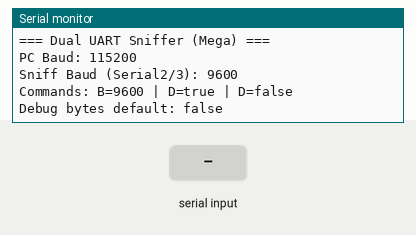
A sketch run on a simulated Arduino Mega 2560, built with avr-gcc and run on an emulated ATmega2560. Parts: the last lines printed to the serial monitor. Inputs (shaded band) come from the test bench.

Above: at 1.2 s.
1.3 s: "B=\n" received over Serial
At 2.5 s:
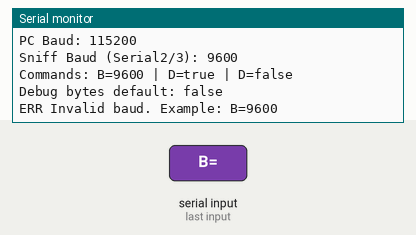
2.8 s: "B=\n" received over the second serial link
At 3.7 s:
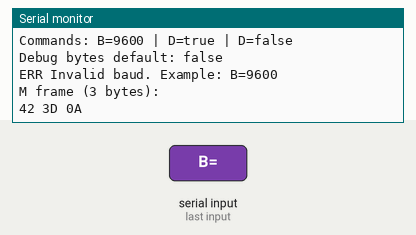
4.3 s: "D=\n" received over Serial
At 5.0 s:
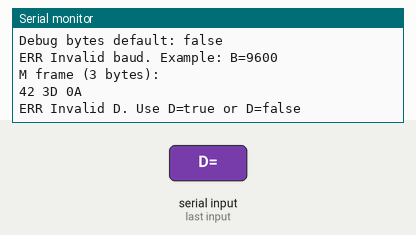
5.8 s: "true\n" received over the second serial link
At 7.0 s:
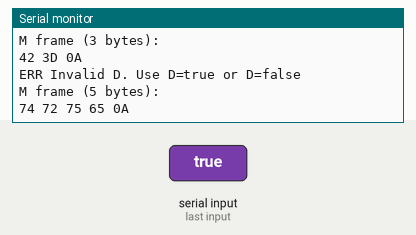
7.3 s: "true\n" received over Serial
At 8.5 s:
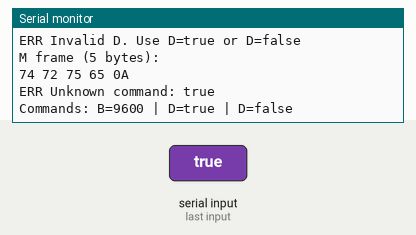
8.8 s: "1\n" received over the second serial link
At 9.5 s:
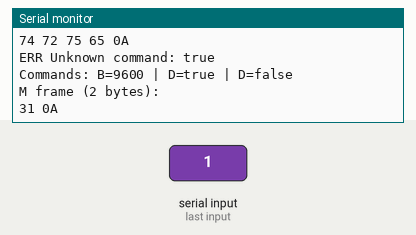

Measured:
- after the input at 1.3 s, the serial monitor: prints a new line at once (image 1)
- after the input at 2.8 s, the serial monitor: prints a new line at once (image 2)
- after the input at 4.3 s, the serial monitor: prints a new line at once (image 3)
- after the input at 5.8 s, the serial monitor: prints a new line at once (image 4)
- after the input at 7.3 s, the serial monitor: prints a new line at once (image 5)
- after the input at 8.8 s, the serial monitor: prints a new line at once (image 6)

The sketch:

mega.ino
```cpp
/*
  Dual UART Sniffer for Arduino Mega

  - Channel M (Motor/Controller): Serial2  (RX2 pin 17)
  - Channel L (LCD/Display):      Serial3  (RX3 pin 15)
  - PC Monitor:                   Serial   (USB)

  Commands from PC (Serial):
    B=9600        -> set baud rate for Serial2 & Serial3 (hot change)
    D=true        -> enable byte-by-byte debug
    D=false       -> disable byte-by-byte debug
*/

#include <Arduino.h>

// ---------------------- Config ----------------------
static uint32_t pcBaud = 115200;     // Serial (USB) baud
static uint32_t sniffBaud = 9600;    // Initial baud for Serial2/Serial3

// Frame segmentation by "silence gap":
static const uint16_t FRAME_GAP_MS = 25;  // if no bytes for this long -> flush buffer as a "frame"

// Buffers:
static const uint16_t BUFLEN = 128;       // increase if you expect longer frames

// Known packet detection (from original sketch):
static const uint8_t START_MOTOR = 0x43;
static const uint8_t LEN_MOTOR   = 9;
static const uint8_t START_LCD   = 0x59;
static const uint8_t LEN_LCD     = 7;

// ---------------------- State ----------------------
struct ChanState {
  uint8_t  buf[BUFLEN];
  uint16_t pos = 0;
  bool     overflow = false;
  uint32_t lastByteMs = 0;
};

ChanState chM; // Serial2
ChanState chL; // Serial3

bool debugBytes = false;

// ---------------------- Utils ----------------------
static void printHex2(uint8_t b) {
  if (b < 0x10) Serial.print('0');
  Serial.print(b, HEX);
}

static uint8_t chk8_add(uint8_t bval, uint8_t cval) {
  return (uint8_t)((bval + cval) & 0xFF);
}

static void bufClear(ChanState &ch) {
  ch.pos = 0;
  ch.overflow = false;
  // no need to zero the buffer for performance; optional:
  // memset(ch.buf, 0, BUFLEN);
}

static void bufAdd(ChanState &ch, uint8_t b) {
  if (ch.pos < BUFLEN) {
    ch.buf[ch.pos++] = b;
  } else {
    ch.overflow = true; // we still keep reading bytes but won't store more
  }
  ch.lastByteMs = millis();
}

static int16_t findPacket(const ChanState &ch, uint8_t start, uint8_t len) {
  if (len < 2 || ch.pos < len) return -1;

  for (uint16_t i = 0; i + len <= ch.pos; i++) {
    if (ch.buf[i] == start) {
      uint8_t chk = 0;
      for (uint8_t ii = 0; ii < (len - 1); ii++) {
        chk = chk8_add(ch.buf[i + ii], chk);
      }
      if (chk == ch.buf[i + len - 1]) {
        return (int16_t)i;
      }
    }
  }
  return -1;
}

static void printBufferFrame(const char *tag, const ChanState &ch) {
  Serial.print(tag);
  Serial.print(" frame (");
  Serial.print(ch.pos);
  Serial.print(" bytes");
  if (ch.overflow) Serial.print(", OVERFLOW");
  Serial.println("):");

  for (uint16_t i = 0; i < ch.pos; i++) {
    printHex2(ch.buf[i]);
    Serial.print(' ');
    // optional: newline every 16 bytes
    if ((i + 1) % 16 == 0) Serial.println();
  }
  Serial.println();
}

static void printKnownPacketsIfAny(const char *tag, const ChanState &ch) {
  // Motor known packet
  if (tag[0] == 'M') {
    int16_t p = findPacket(ch, START_MOTOR, LEN_MOTOR);
    if (p >= 0) {
      Serial.print("KNOWN Motor packet @");
      Serial.print(p);
      Serial.print(": ");
      for (uint8_t i = 0; i < LEN_MOTOR; i++) {
        printHex2(ch.buf[p + i]);
        Serial.print(' ');
      }
      Serial.println();
    }
  }

  // LCD known packet
  if (tag[0] == 'L') {
    int16_t p = findPacket(ch, START_LCD, LEN_LCD);
    if (p >= 0) {
      Serial.print("KNOWN LCD packet @");
      Serial.print(p);
      Serial.print(": ");
      for (uint8_t i = 0; i < LEN_LCD; i++) {
        printHex2(ch.buf[p + i]);
        Serial.print(' ');
      }
      Serial.println();
    }
  }
}

// ---------------------- Command parsing ----------------------
static void applySniffBaud(uint32_t newBaud) {
  sniffBaud = newBaud;

  // Restart Serial2 / Serial3
  Serial2.end();
  Serial3.end();
  delay(20);
  Serial2.begin(sniffBaud);
  Serial3.begin(sniffBaud);

  Serial.print("OK Baud set to ");
  Serial.println(sniffBaud);
}

static void setDebug(bool on) {
  debugBytes = on;
  Serial.print("OK Debug bytes = ");
  Serial.println(debugBytes ? "true" : "false");
}

static void handleCommandLine(String line) {
  line.trim();
  if (line.length() == 0) return;

  // Accept lowercase too
  String u = line;
  u.toUpperCase();

  // B=xxxx
  if (u.startsWith("B=")) {
    String num = line.substring(2);
    num.trim();
    long b = num.toInt();
    if (b <= 0) {
      Serial.println("ERR Invalid baud. Example: B=9600");
      return;
    }
    applySniffBaud((uint32_t)b);
    return;
  }

  // D=true / D=false (case-insensitive)
  if (u.startsWith("D=")) {
    String val = line.substring(2);
    val.trim();
    val.toLowerCase();
    if (val == "true" || val == "\"true\"" || val == "1" || val == "on") {
      setDebug(true);
    } else if (val == "false" || val == "\"false\"" || val == "0" || val == "off") {
      setDebug(false);
    } else {
      Serial.println("ERR Invalid D. Use D=true or D=false");
    }
    return;
  }

  Serial.print("ERR Unknown command: ");
  Serial.println(line);
  Serial.println("Commands: B=9600 | D=true | D=false");
}

static void pollPCCommands() {
  static String line;
  while (Serial.available()) {
    char c = (char)Serial.read();
    if (c == '\r') continue;
    if (c == '\n') {
      handleCommandLine(line);
      line = "";
    } else {
      // limit line length
      if (line.length() < 64) line += c;
    }
  }
}

// ---------------------- Sniffing ----------------------
static void drainChannel(HardwareSerial &port, ChanState &ch, const char *tag) {
  while (port.available()) {
    uint8_t b = (uint8_t)port.read();
    bufAdd(ch, b);

    if (debugBytes) {
      Serial.print(tag);
      Serial.print(" byte: ");
      printHex2(b);
      Serial.println();
    }
  }
}

static void maybeFlushOnGap(ChanState &ch, const char *tag) {
  if (ch.pos == 0) return;

  uint32_t now = millis();
  if ((uint32_t)(now - ch.lastByteMs) >= FRAME_GAP_MS) {
    // print full buffer as a frame
    printBufferFrame(tag, ch);

    // also try known packet extraction (optional helper)
    printKnownPacketsIfAny(tag, ch);

    // clear for next frame
    bufClear(ch);
  }
}

// ---------------------- Arduino entry ----------------------
void setup() {
  Serial.begin(pcBaud);
  while (!Serial) { /* for boards that need it */ }

  Serial2.begin(sniffBaud);
  Serial3.begin(sniffBaud);

  bufClear(chM);
  bufClear(chL);

  Serial.println("=== Dual UART Sniffer (Mega) ===");
  Serial.print("PC Baud: "); Serial.println(pcBaud);
  Serial.print("Sniff Baud (Serial2/3): "); Serial.println(sniffBaud);
  Serial.println("Commands: B=9600 | D=true | D=false");
  Serial.println("Debug bytes default: false");
}

void loop() {
  // 1) read commands from PC
  pollPCCommands();

  // 2) drain both channels (simultaneous hardware UART)
  drainChannel(Serial2, chM, "M"); // M = Motor/Controller line
  drainChannel(Serial3, chL, "L"); // L = LCD/Display line

  // 3) flush frames when silence gap detected
  maybeFlushOnGap(chM, "M");
  maybeFlushOnGap(chL, "L");
}
```
